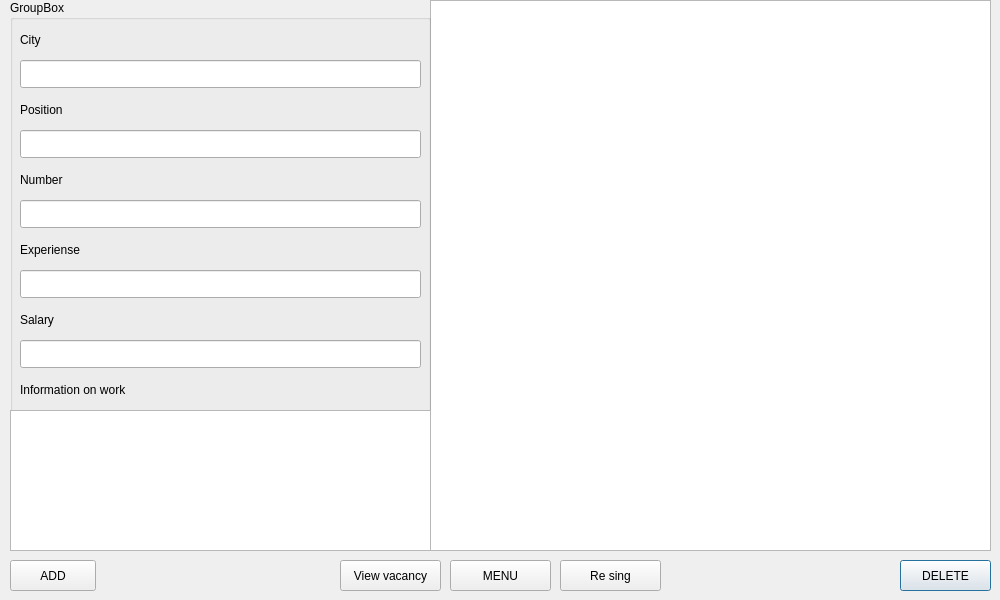
<?xml version="1.0" encoding="UTF-8"?>
<ui version="4.0">
 <class>ExposeWindow</class>
 <widget class="QDialog" name="ExposeWindow">
  <property name="geometry">
   <rect>
    <x>0</x>
    <y>0</y>
    <width>1000</width>
    <height>600</height>
   </rect>
  </property>
  <property name="windowTitle">
   <string>Dialog</string>
  </property>
  <widget class="QTableView" name="tableView">
   <property name="geometry">
    <rect>
     <x>430</x>
     <y>0</y>
     <width>561</width>
     <height>551</height>
    </rect>
   </property>
  </widget>
  <widget class="QGroupBox" name="groupBox">
   <property name="geometry">
    <rect>
     <x>10</x>
     <y>0</y>
     <width>421</width>
     <height>551</height>
    </rect>
   </property>
   <property name="title">
    <string>GroupBox</string>
   </property>
   <widget class="QPlainTextEdit" name="information_plainTextEdit">
    <property name="geometry">
     <rect>
      <x>0</x>
      <y>410</y>
      <width>421</width>
      <height>141</height>
     </rect>
    </property>
   </widget>
   <widget class="QLabel" name="label">
    <property name="geometry">
     <rect>
      <x>10</x>
      <y>380</y>
      <width>161</width>
      <height>20</height>
     </rect>
    </property>
    <property name="text">
     <string>Information on work</string>
    </property>
   </widget>
   <widget class="QLabel" name="label_2">
    <property name="geometry">
     <rect>
      <x>10</x>
      <y>30</y>
      <width>63</width>
      <height>20</height>
     </rect>
    </property>
    <property name="text">
     <string>City</string>
    </property>
   </widget>
   <widget class="QLineEdit" name="city_lineEdit">
    <property name="geometry">
     <rect>
      <x>10</x>
      <y>60</y>
      <width>401</width>
      <height>28</height>
     </rect>
    </property>
   </widget>
   <widget class="QLabel" name="label_3">
    <property name="geometry">
     <rect>
      <x>10</x>
      <y>100</y>
      <width>63</width>
      <height>20</height>
     </rect>
    </property>
    <property name="text">
     <string>Position</string>
    </property>
   </widget>
   <widget class="QLineEdit" name="position_lineEdit">
    <property name="geometry">
     <rect>
      <x>10</x>
      <y>130</y>
      <width>401</width>
      <height>28</height>
     </rect>
    </property>
   </widget>
   <widget class="QLabel" name="label_4">
    <property name="geometry">
     <rect>
      <x>10</x>
      <y>170</y>
      <width>63</width>
      <height>20</height>
     </rect>
    </property>
    <property name="text">
     <string>Number</string>
    </property>
   </widget>
   <widget class="QLineEdit" name="number_lineEdit">
    <property name="geometry">
     <rect>
      <x>10</x>
      <y>200</y>
      <width>401</width>
      <height>28</height>
     </rect>
    </property>
   </widget>
   <widget class="QLabel" name="label_5">
    <property name="geometry">
     <rect>
      <x>10</x>
      <y>240</y>
      <width>91</width>
      <height>20</height>
     </rect>
    </property>
    <property name="text">
     <string>Experiense</string>
    </property>
   </widget>
   <widget class="QLineEdit" name="experiense_lineEdit">
    <property name="geometry">
     <rect>
      <x>10</x>
      <y>270</y>
      <width>401</width>
      <height>28</height>
     </rect>
    </property>
   </widget>
   <widget class="QLabel" name="label_6">
    <property name="geometry">
     <rect>
      <x>10</x>
      <y>310</y>
      <width>63</width>
      <height>20</height>
     </rect>
    </property>
    <property name="text">
     <string>Salary</string>
    </property>
   </widget>
   <widget class="QLineEdit" name="salary_lineEdit">
    <property name="geometry">
     <rect>
      <x>10</x>
      <y>340</y>
      <width>401</width>
      <height>28</height>
     </rect>
    </property>
   </widget>
  </widget>
  <widget class="QPushButton" name="delete_button">
   <property name="geometry">
    <rect>
     <x>900</x>
     <y>560</y>
     <width>91</width>
     <height>31</height>
    </rect>
   </property>
   <property name="text">
    <string>DELETE</string>
   </property>
  </widget>
  <widget class="QPushButton" name="add_button">
   <property name="geometry">
    <rect>
     <x>10</x>
     <y>560</y>
     <width>86</width>
     <height>31</height>
    </rect>
   </property>
   <property name="text">
    <string>ADD</string>
   </property>
  </widget>
  <widget class="QPushButton" name="view_vacancy_button">
   <property name="geometry">
    <rect>
     <x>340</x>
     <y>560</y>
     <width>101</width>
     <height>31</height>
    </rect>
   </property>
   <property name="text">
    <string>View vacancy</string>
   </property>
  </widget>
  <widget class="QPushButton" name="menu_button">
   <property name="geometry">
    <rect>
     <x>450</x>
     <y>560</y>
     <width>101</width>
     <height>31</height>
    </rect>
   </property>
   <property name="text">
    <string>MENU</string>
   </property>
  </widget>
  <widget class="QPushButton" name="re_verification_button">
   <property name="geometry">
    <rect>
     <x>560</x>
     <y>560</y>
     <width>101</width>
     <height>31</height>
    </rect>
   </property>
   <property name="text">
    <string>Re sing</string>
   </property>
  </widget>
 </widget>
 <resources/>
 <connections/>
</ui>
